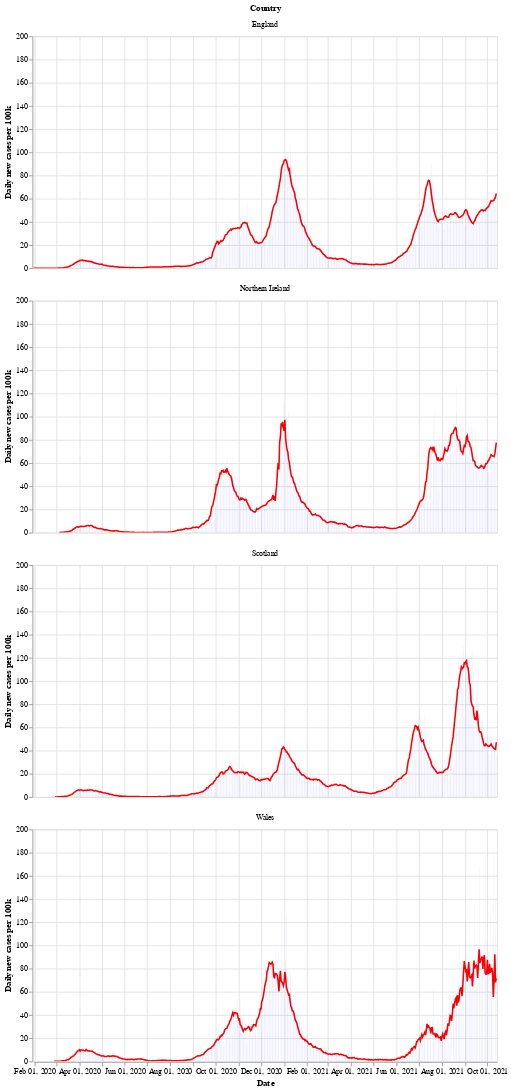

The notebook cell saved with this chart:
### Markdown cell above
Next is a bar chart of the number of new cases in each country (per 100k population), with the 7 day moving average of cases. Again we see that Wales saw a longer period of raising and falling cases compared to the other countries.

After a period of cases falling, each nation is now seeing a rise in the number of cases - especially in Wales.

### Code cell
# collapse
bars = alt.Chart(uk_cases).mark_bar().encode(
    x=alt.X("yearmonthdate(date):T", axis=alt.Axis(title='Date')),
    y=alt.Y("newCasesRate:Q", axis=alt.Axis(title='Daily new cases per 100k')),
    tooltip='newCasesRate',
    color=alt.condition(
        alt.datum.dailyChange > 0,
        alt.value("orange"),  # The positive color
        alt.value("blue")  # The negative color
    )
).properties(title='New cases per 100k population with rolling 7 day average', width=600).interactive()
line = alt.Chart(uk_cases).mark_line(
    color='red',
    size=2,
).transform_window(
    rolling_mean='mean(newCasesRate)',
    frame=[0, 7],
    groupby=['areaName']
).encode(
    x='yearmonthdate(date):T',
    y='rolling_mean:Q'
)
alt.layer(line, bars, data=uk_cases).facet(alt.Row('areaName', title='Country'), columns=1)

### Figure 1 — Vega-Lite specification as saved in the notebook (floating-point values rounded to 4 significant figures; data arrays with more than 128 entries replaced by an {"elided": "..."} marker saying what was removed)
{"config": {"view": {"continuousWidth": 400, "continuousHeight": 300}}, "data": {"name": "data-c5e733f06bc81862e470872193c7f9ad"}, "facet": {"type": "nominal", "field": "areaName", "title": "Country"}, "spec": {"layer": [{"mark": {"type": "line", "color": "red", "size": 2}, "encoding": {"x": {"type": "temporal", "field": "date", "timeUnit": "yearmonthdate"}, "y": {"type": "quantitative", "field": "rolling_mean"}}, "transform": [{"window": [{"op": "mean", "field": "newCasesRate", "as": "rolling_mean"}], "frame": [0, 7], "groupby": ["areaName"]}]}, {"mark": "bar", "encoding": {"color": {"condition": {"value": "orange", "test": "(datum.dailyChange > 0)"}, "value": "blue"}, "tooltip": {"type": "quantitative", "field": "newCasesRate"}, "x": {"type": "temporal", "axis": {"title": "Date"}, "field": "date", "timeUnit": "yearmonthdate"}, "y": {"type": "quantitative", "axis": {"title": "Daily new cases per 100k"}, "field": "newCasesRate"}}, "selection": {"selector002": {"type": "interval", "bind": "scales", "encodings": ["x", "y"]}}, "title": "New cases per 100k population with rolling 7 day average", "width": 600}]}, "columns": 1, "$schema": "https://vega.github.io/schema/vega-lite/v4.8.1.json", "datasets": {"data-c5e733f06bc81862e470872193c7f9ad": {"elided": "2400 records"}}}
